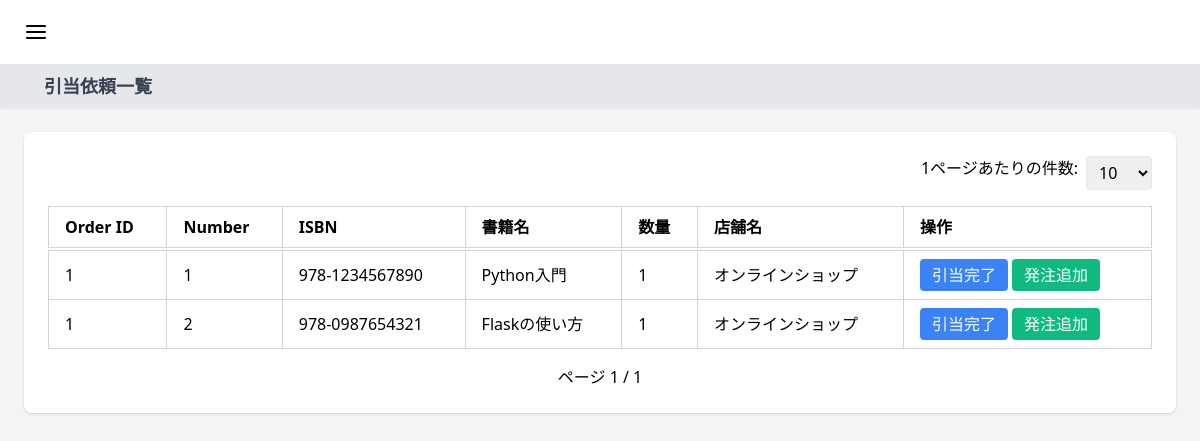
Screenshot of /order-requests with the database file from the repository.
### app/models.py (models this page shows)
class Order(db.Model):
    __tablename__ = "orders"
    order_id = db.Column(db.Integer, primary_key=True, autoincrement=True)
    order_date = db.Column(db.Date, nullable=False)
    total_amount = db.Column(db.Integer, nullable=False)
    payment_method = db.Column(db.String, nullable=False)
    store_id = db.Column(db.Integer, db.ForeignKey("stores.store_id"), nullable=False)
    member_id = db.Column(
        db.Integer, db.ForeignKey("members.member_id"), nullable=False
    )
    details = db.relationship("OrderDetail", backref="order", lazy=True)

class OrderDetail(db.Model):
    __tablename__ = "order_details"
    order_id = db.Column(db.String, db.ForeignKey("orders.order_id"), primary_key=True)
    order_number = db.Column(db.Integer, primary_key=True)
    quantity = db.Column(db.Integer, nullable=False)
    isbn = db.Column(db.String, db.ForeignKey("books.isbn"), nullable=False)
    status = db.Column(ORDER_STATUS, nullable=False)

class Book(db.Model):
    __tablename__ = "books"
    isbn = db.Column(db.String, primary_key=True, unique=True)
    title = db.Column(db.String, nullable=False)
    genre = db.Column(db.String, nullable=False)
    publisher = db.Column(db.String, nullable=False)
    publication_date = db.Column(db.Date, nullable=False)
    pages = db.Column(db.Integer, nullable=False)
    size = db.Column(db.String, nullable=False)
    series = db.Column(db.String)
    retail_price = db.Column(db.Integer, nullable=False)
    inventories = db.relationship("Inventory", backref="book", lazy=True)
    order_details = db.relationship("OrderDetail", backref="book", lazy=True)

class Store(db.Model):
    __tablename__ = "stores"
    store_id = db.Column(db.Integer, primary_key=True)
    store_name = db.Column(db.String, nullable=False)
    inventories = db.relationship("Inventory", backref="store", lazy=True)
    purchases = db.relationship("Purchase", backref="store", lazy=True)

### app/routes.py (the view)
@main.route("/order-requests", methods=["POST", "GET"])
def order_requests():
    page = request.args.get("page", 1, type=int)
    per_page = request.args.get("per_page", 10, type=int)
    query = (
        db.session.query(Order, OrderDetail, Book, Store)
        .join(OrderDetail, Order.order_id == OrderDetail.order_id)
        .join(Book, OrderDetail.isbn == Book.isbn)
        .join(Store, Order.store_id == Store.store_id)
        .filter(OrderDetail.status == "検品中")
        .options(joinedload(OrderDetail.order))
        .order_by(OrderDetail.order_id, OrderDetail.order_number)
        .paginate(page=page, per_page=per_page, error_out=False)
    )
    details = query.items
    return render_template(
        "order_requests.html",
        details=details,
        pagination=query,
        per_page=per_page,
    )

### app/templates/order_requests.html (shortened to what this page needs)
{% extends "base.html" %}
{% block page_title %}
    引当依頼一覧
{% endblock %}
{% block content %}
    <div class="flex justify-end mb-4">
            <label for="per_page" class="mr-2">1ページあたりの件数:</label>
            <select name="per_page" id="per_page" onchange="this.form.submit()" class="border px-2 py-1 rounded">
                <option value="10" {% if page_size == 10 %}selected{% endif %}>10</option>
            </select>
    </div>
    <table class="min-w-full table-auto border-collapse border border-gray-300 mb-4">
        <thead>
            <tr class="border-b-4 border-double border-gray-300">
                <th class="px-4 py-2 text-left border border-gray-300">Order ID</th>
                <th class="px-4 py-2 text-left border border-gray-300"> Number</th>
                <th class="px-4 py-2 text-left border border-gray-300">ISBN</th>
                <th class="px-4 py-2 text-left border border-gray-300">書籍名</th>
                <th class="px-4 py-2 text-left border border-gray-300">数量</th>
                <th class="px-4 py-2 text-left border border-gray-300">店舗名</th>
                <th class="px-4 py-2 text-left border border-gray-300">操作</th>
            </tr>
        </thead>
        <tbody>
            {% for order, detail, book, store in details %}
            <tr>
                <td class="px-4 py-2 border border-gray-300">{{ detail.order_id }}</td>
                <td class="px-4 py-2 border border-gray-300">{{ detail.order_number }}</td>
                <td class="px-4 py-2 border border-gray-300">{{ detail.isbn }}</td>
                <td class="px-4 py-2 border border-gray-300">{{ book.title }}</td>
                <td class="px-4 py-2 border border-gray-300">{{ detail.quantity }}</td>
                <td class="px-4 py-2 border border-gray-300">{{ store.store_name }}</td>
                <td class="px-4 py-2 border border-gray-300">
                    <button class="bg-blue-500 text-white px-3 py-1 rounded" onclick="updateStatus('{{ detail.order_id }}', '{{ detail.order_number }}')">
                        引当完了
                    </button>
                    <button class="bg-green-500 text-white px-3 py-1 rounded" onclick="addToTemp('{{ detail.order_id }}', '{{ detail.order_number }}')">
                        発注追加
                    </button>
                </td>
            </tr>
            {% endfor %}
        </tbody>
    </table>
    <div class="flex justify-between items-center">
        <div>
            <span>ページ {{ pagination.page }} / {{ pagination.pages }}</span>
        </div>
    </div>
{% endblock %}

### rows the page displays
Order: order_id "1", order_number "1", isbn "978-1234567890", title "Python入門", quantity "1", store_name "オンラインショップ", order_number "2", isbn "978-0987654321", title "Flaskの使い方"

### other values shown
{{ pagination.page }} "1"
{{ pagination.pages }} "1"
